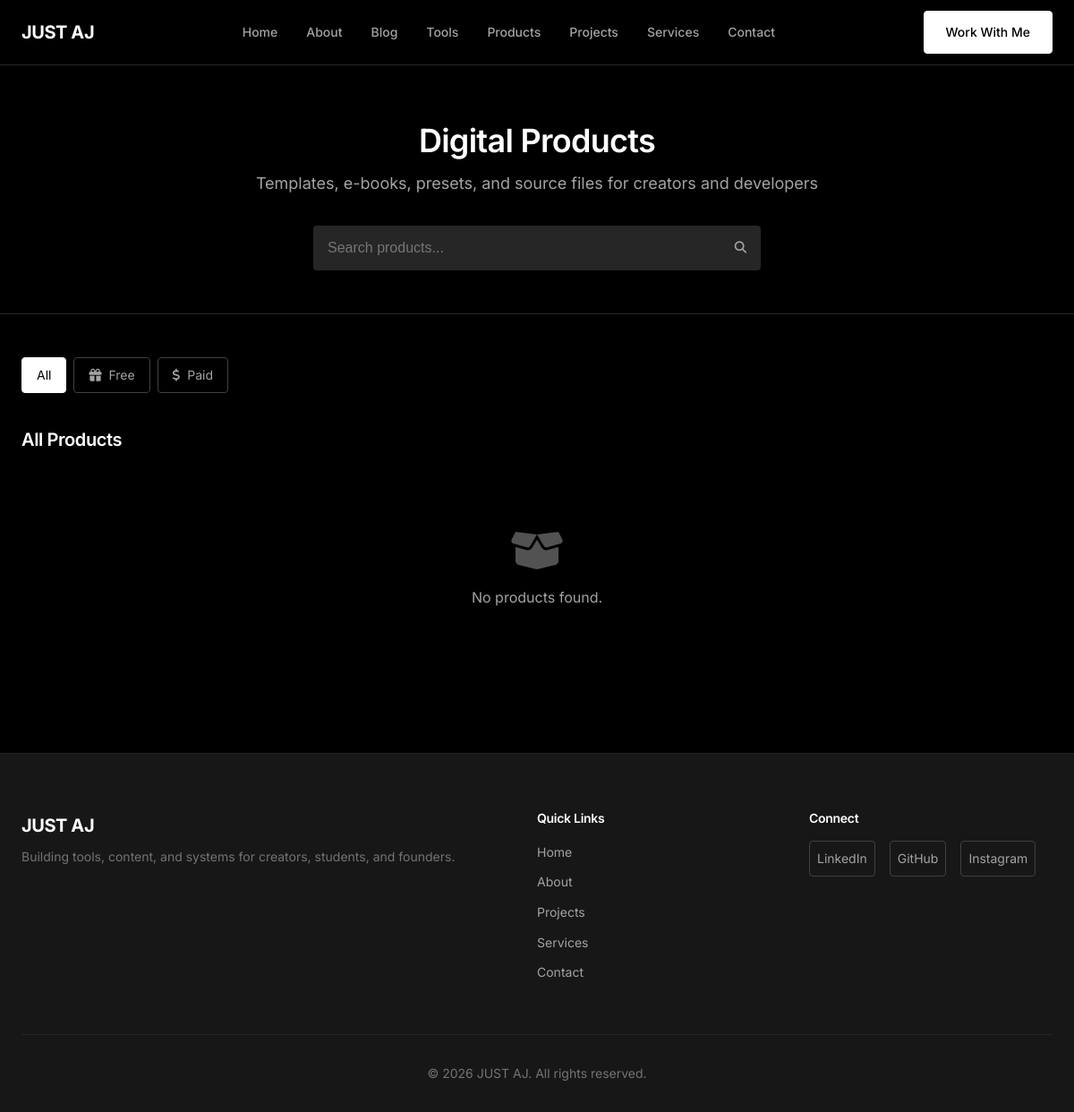
Screenshot of /products/index.php with the database file from the repository.
### tables this page shows
CREATE TABLE `settings` (
    `id` INT(11) NOT NULL AUTO_INCREMENT,
    `setting_key` VARCHAR(255) NOT NULL,
    `setting_value` TEXT,
    PRIMARY KEY (`id`),
    UNIQUE KEY `setting_key` (`setting_key`)
);

### includes/functions.php (called while the page is built, shortened)
<?php
function getSetting($key, $default = '') {
    global $pdo;
    $stmt = $pdo->prepare('SELECT setting_value FROM settings WHERE setting_key = ?');
    $stmt->execute([$key]);
    $result = $stmt->fetch();
    return $result ? $result['setting_value'] : $default;
}

### products/index.php (the view, shortened to what this page needs)
<?php
require_once __DIR__ . '/../includes/db.php';
require_once INCLUDES_PATH . '/functions.php';
$searchQuery = isset($_GET['q']) ? sanitize($_GET['q']) : '';
$activeCategory = isset($_GET['category']) ? sanitize($_GET['category']) : null;
$filter = isset($_GET['filter']) ? sanitize($_GET['filter']) : null;
?>
<!DOCTYPE html>
<html lang="en">
<head>
    <link rel="stylesheet" href="<?php echo BASE_URL; ?>/assets/css/style.css">
    <link rel="stylesheet" href="https://cdnjs.cloudflare.com/ajax/libs/font-awesome/6.5.1/css/all.min.css">
</head>
<body>
    <?php include INCLUDES_PATH . '/header.php'; ?>
    <main class="products-page">
        <section class="hero">
            <div class="container">
                <h1>Digital Products</h1>
                <p class="tagline">Templates, e-books, presets, and source files for creators and developers</p>
                <form class="search-box" action="<?php echo BASE_URL; ?>/products/" method="GET">
                    <input type="text" name="q" placeholder="Search products..." value="<?php echo htmlspecialchars($searchQuery); ?>">
                    <button type="submit">
                        <i class="fa-solid fa-search"></i>
                    </button>
                </form>
            </div>
        </section>
        <section class="products-section">
            <div class="container">
                <?php if ($searchQuery): ?>
                    <div class="search-results-header">
                        <h2>Search results for "<?php echo htmlspecialchars($searchQuery); ?>"</h2>
                        <a href="<?php echo BASE_URL; ?>/products/" class="clear-search">Clear search</a>
                    </div>
                <?php else: ?>
                    <div class="category-tabs">
                        <a href="<?php echo BASE_URL; ?>/products/" class="tab <?php echo !$activeCategory && !$filter ? 'active' : ''; ?>">All</a>
                        <a href="<?php echo BASE_URL; ?>/products/?filter=free" class="tab <?php echo $filter === 'free' ? 'active' : ''; ?>">
                            <i class="fa-solid fa-gift"></i> Free
                        </a>
                        <a href="<?php echo BASE_URL; ?>/products/?filter=paid" class="tab <?php echo $filter === 'paid' ? 'active' : ''; ?>">
                            <i class="fa-solid fa-dollar-sign"></i> Paid
                        </a>
                    </div>
                <?php endif; ?>
                <div class="all-products">
                    <h2>
                        <?php
                        if ($searchQuery) {
                            echo 'Search Results';
                        } elseif ($filter === 'free') {
                            echo 'Free Products';
                        } elseif ($filter === 'paid') {
                            echo 'Paid Products';
                        } elseif ($activeCategory) {
                            echo ucfirst(str_replace('-', ' ', $activeCategory));
                        } else {
                            echo 'All Products';
                        }
                        ?>
                    </h2>
                    <?php
                    if ($searchQuery) {
                        $displayProducts = searchProducts($searchQuery);
                    } elseif ($filter === 'free') {
                        $displayProducts = getFreeProducts();
                    } elseif ($filter === 'paid') {
                        $displayProducts = getPaidProducts();
                    } elseif ($activeCategory) {
                        $catData = getProductCategory($activeCategory);
                        $displayProducts = $catData ? getProductsByCategory($catData['id']) : [];
                    } else {
                        $displayProducts = getAllProducts();
                    }
                    ?>
                    <?php if (!empty($displayProducts)): ?>
                        <div class="products-grid">
                            <?php foreach ($displayProducts as $product): ?>
                                <div class="product-card">
                                    <div class="product-image">
                                        <?php if ($product['is_free'] === 'yes'): ?>
                                            <span class="product-badge free">FREE</span>
                                        <?php elseif ($product['featured'] === 'yes'): ?>
                                            <span class="product-badge featured">FEATURED</span>
                                        <?php endif; ?>
                                        <img src="<?php echo htmlspecialchars($product['preview_image'] ?? 'https://via.placeholder.com/400x300/171717/ffffff?text=Product'); ?>"
                                             alt="<?php echo htmlspecialchars($product['name']); ?>">
                                    </div>
                                    <div class="product-content">
                                        <span class="product-category"><?php echo htmlspecialchars($product['category_name'] ?? ''); ?></span>
                                        <h3><?php echo htmlspecialchars($product['name']); ?></h3>
                                        <p><?php echo htmlspecialchars(truncate($product['short_description'] ?? '', 80)); ?></p>
                                        <div class="product-footer">
                                            <span class="product-price">
                                                <?php if ($product['is_free'] === 'yes'): ?>
                                                    <span class="price-free">FREE</span>
                                                <?php else: ?>
                                                    $<?php echo number_format($product['price'], 2); ?>
                                                <?php endif; ?>
                                            </span>
                                            <a href="<?php echo BASE_URL; ?>/products/download.php?slug=<?php echo $product['slug']; ?>"
                                               class="product-link">
                                                <?php echo $product['is_free'] === 'yes' ? 'Download' : 'Get Now'; ?>
                                                <i class="fa-solid fa-arrow-right"></i>
                                            </a>
                                        </div>
                                    </div>
                                </div>
                            <?php endforeach; ?>
                        </div>
                    <?php else: ?>
                        <div class="no-results">
                            <i class="fa-solid fa-box-open"></i>
                            <p>No products found.</p>
                        </div>
                    <?php endif; ?>
                </div>
            </div>
        </section>
    </main>
    <?php include INCLUDES_PATH . '/footer.php'; ?>
</body>
</html>

### includes/header.php (shortened to what this page needs)
<?php
require_once __DIR__ . '/db.php';
require_once __DIR__ . '/functions.php';
$siteName = getSetting('site_name', 'JUST AJ');
?>
<!DOCTYPE html>
<html lang="en">
<head>
    <link rel="stylesheet" href="<?php echo SITE_URL; ?>/assets/css/style.css">
    <link rel="stylesheet" href="https://cdnjs.cloudflare.com/ajax/libs/font-awesome/6.5.1/css/all.min.css">
</head>
<body>
    <header class="site-header">
        <div class="container header-inner">
            <a href="<?php echo SITE_URL; ?>" class="logo">
                <span class="logo-text"><?php echo htmlspecialchars($siteName); ?></span>
            </a>
            <nav class="main-nav">
                <ul class="nav-list">
                    <li><a href="<?php echo SITE_URL; ?>" class="<?php echo $currentPage === 'home' ? 'active' : ''; ?>">Home</a></li>
                    <li><a href="<?php echo SITE_URL; ?>/about.php" class="<?php echo $currentPage === 'about' ? 'active' : ''; ?>">About</a></li>
                    <li><a href="<?php echo SITE_URL; ?>/blog/" class="<?php echo $currentPage === 'blog' ? 'active' : ''; ?>">Blog</a></li>
                    <li><a href="<?php echo SITE_URL; ?>/tools/" class="<?php echo $currentPage === 'tools' ? 'active' : ''; ?>">Tools</a></li>
                    <li><a href="<?php echo SITE_URL; ?>/products/" class="<?php echo $currentPage === 'products' ? 'active' : ''; ?>">Products</a></li>
                    <li><a href="<?php echo SITE_URL; ?>/projects.php" class="<?php echo $currentPage === 'projects' ? 'active' : ''; ?>">Projects</a></li>
                    <li><a href="<?php echo SITE_URL; ?>/services.php" class="<?php echo $currentPage === 'services' ? 'active' : ''; ?>">Services</a></li>
                    <li><a href="<?php echo SITE_URL; ?>/contact.php" class="<?php echo $currentPage === 'contact' ? 'active' : ''; ?>">Contact</a></li>
                </ul>
            </nav>
            <a href="<?php echo SITE_URL; ?>/contact.php" class="btn btn-primary cta-btn">Work With Me</a>
        </div>
    </header>
    <main class="main-content">

### includes/footer.php (shortened to what this page needs)
</main>
    <footer class="site-footer">
        <div class="container">
            <div class="footer-inner">
                <div class="footer-brand">
                    <span class="logo-text"><?php echo htmlspecialchars(getSetting('site_name', 'JUST AJ')); ?></span>
                    <p class="footer-tagline"><?php echo htmlspecialchars(getSetting('site_tagline', '')); ?></p>
                </div>
                <div class="footer-links">
                    <h4>Quick Links</h4>
                    <ul>
                        <li><a href="<?php echo SITE_URL; ?>">Home</a></li>
                        <li><a href="<?php echo SITE_URL; ?>/about.php">About</a></li>
                        <li><a href="<?php echo SITE_URL; ?>/projects.php">Projects</a></li>
                        <li><a href="<?php echo SITE_URL; ?>/services.php">Services</a></li>
                        <li><a href="<?php echo SITE_URL; ?>/contact.php">Contact</a></li>
                    </ul>
                </div>
                <div class="footer-social">
                    <h4>Connect</h4>
                    <div class="social-links">
                        <a href="<?php echo getSetting('linkedin_url', '#'); ?>" target="_blank" rel="noopener" class="social-link">LinkedIn</a>
                        <a href="<?php echo getSetting('github_url', '#'); ?>" target="_blank" rel="noopener" class="social-link">GitHub</a>
                        <a href="<?php echo getSetting('instagram_url', '#'); ?>" target="_blank" rel="noopener" class="social-link">Instagram</a>
                    </div>
                </div>
            </div>
            <div class="footer-bottom">
                <p>&copy; <?php echo date('Y'); ?> <?php echo htmlspecialchars(getSetting('site_name', 'JUST AJ')); ?>. All rights reserved.</p>
            </div>
        </div>
    </footer>
</body>
</html>

### rows the page displays
settings: setting_value "JUST AJ"
settings: setting_value "Building tools, content, and systems for creators, students, and founders."
